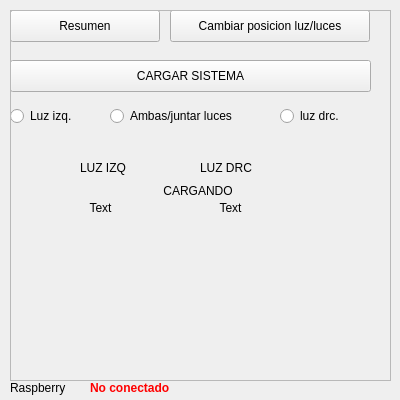
<?xml version="1.0" encoding="UTF-8"?>
<ui version="4.0">
 <class>LightWindow</class>
 <widget class="QMainWindow" name="LightWindow">
  <property name="geometry">
   <rect>
    <x>0</x>
    <y>0</y>
    <width>400</width>
    <height>400</height>
   </rect>
  </property>
  <property name="minimumSize">
   <size>
    <width>400</width>
    <height>400</height>
   </size>
  </property>
  <property name="baseSize">
   <size>
    <width>400</width>
    <height>400</height>
   </size>
  </property>
  <widget class="QWidget" name="centralwidget">
   <widget class="QPushButton" name="changeLightPositionTest">
    <property name="geometry">
     <rect>
      <x>10</x>
      <y>10</y>
      <width>150</width>
      <height>32</height>
     </rect>
    </property>
    <property name="text">
     <string>Resumen</string>
    </property>
   </widget>
   <widget class="QPushButton" name="changeButtonLights">
    <property name="geometry">
     <rect>
      <x>170</x>
      <y>10</y>
      <width>200</width>
      <height>32</height>
     </rect>
    </property>
    <property name="autoFillBackground">
     <bool>true</bool>
    </property>
    <property name="text">
     <string>Cambiar posicion luz/luces</string>
    </property>
   </widget>
   <widget class="QRadioButton" name="radioButtonLeftLight">
    <property name="geometry">
     <rect>
      <x>10</x>
      <y>100</y>
      <width>71</width>
      <height>32</height>
     </rect>
    </property>
    <property name="text">
     <string>Luz izq.</string>
    </property>
   </widget>
   <widget class="QRadioButton" name="radioButtonTwoLights">
    <property name="geometry">
     <rect>
      <x>110</x>
      <y>100</y>
      <width>150</width>
      <height>32</height>
     </rect>
    </property>
    <property name="text">
     <string>Ambas/juntar luces</string>
    </property>
   </widget>
   <widget class="QRadioButton" name="radioButtonRightLight">
    <property name="geometry">
     <rect>
      <x>280</x>
      <y>100</y>
      <width>91</width>
      <height>32</height>
     </rect>
    </property>
    <property name="text">
     <string>luz drc.</string>
    </property>
   </widget>
   <widget class="QLabel" name="label">
    <property name="geometry">
     <rect>
      <x>80</x>
      <y>160</y>
      <width>59</width>
      <height>15</height>
     </rect>
    </property>
    <property name="text">
     <string>LUZ IZQ</string>
    </property>
   </widget>
   <widget class="QLabel" name="label_2">
    <property name="geometry">
     <rect>
      <x>200</x>
      <y>160</y>
      <width>59</width>
      <height>15</height>
     </rect>
    </property>
    <property name="text">
     <string>LUZ DRC</string>
    </property>
   </widget>
   <widget class="QLabel" name="label_luz_izq">
    <property name="geometry">
     <rect>
      <x>70</x>
      <y>200</y>
      <width>61</width>
      <height>16</height>
     </rect>
    </property>
    <property name="text">
     <string>Text</string>
    </property>
    <property name="alignment">
     <set>Qt::AlignCenter</set>
    </property>
   </widget>
   <widget class="QLabel" name="label_luz_drc1">
    <property name="geometry">
     <rect>
      <x>200</x>
      <y>200</y>
      <width>61</width>
      <height>16</height>
     </rect>
    </property>
    <property name="text">
     <string>Text</string>
    </property>
    <property name="alignment">
     <set>Qt::AlignCenter</set>
    </property>
   </widget>
   <widget class="QPushButton" name="loadSystemButton">
    <property name="geometry">
     <rect>
      <x>10</x>
      <y>60</y>
      <width>361</width>
      <height>32</height>
     </rect>
    </property>
    <property name="text">
     <string>CARGAR SISTEMA</string>
    </property>
   </widget>
   <widget class="QLabel" name="label_3">
    <property name="geometry">
     <rect>
      <x>10</x>
      <y>380</y>
      <width>71</width>
      <height>16</height>
     </rect>
    </property>
    <property name="text">
     <string>Raspberry</string>
    </property>
   </widget>
   <widget class="QLabel" name="label_rasp_connected">
    <property name="geometry">
     <rect>
      <x>90</x>
      <y>380</y>
      <width>101</width>
      <height>16</height>
     </rect>
    </property>
    <property name="text">
     <string>&lt;html&gt;&lt;head/&gt;&lt;body&gt;&lt;p&gt;&lt;span style=&quot; font-weight:600; color:#ff0000;&quot;&gt;No conectado&lt;/span&gt;&lt;/p&gt;&lt;/body&gt;&lt;/html&gt;</string>
    </property>
   </widget>
   <widget class="QFrame" name="frame">
    <property name="enabled">
     <bool>true</bool>
    </property>
    <property name="geometry">
     <rect>
      <x>10</x>
      <y>10</y>
      <width>381</width>
      <height>371</height>
     </rect>
    </property>
    <property name="autoFillBackground">
     <bool>false</bool>
    </property>
    <property name="frameShape">
     <enum>QFrame::StyledPanel</enum>
    </property>
    <property name="frameShadow">
     <enum>QFrame::Raised</enum>
    </property>
    <widget class="QLabel" name="label_4">
     <property name="geometry">
      <rect>
       <x>0</x>
       <y>0</y>
       <width>376</width>
       <height>361</height>
      </rect>
     </property>
     <property name="text">
      <string>CARGANDO</string>
     </property>
     <property name="alignment">
      <set>Qt::AlignCenter</set>
     </property>
    </widget>
   </widget>
  </widget>
 </widget>
 <resources/>
 <connections/>
</ui>
